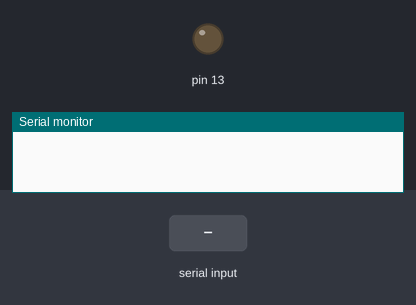
Recording of a sketch running on a simulated Arduino Uno, built with avr-gcc and run on an emulated ATmega328P. Shown: output pins drawn as LEDs (lit = HIGH), the last lines printed to the serial monitor. Inputs (shaded band) come from the test bench.

Above: at 1.2 s.
1.3 s: "W" received over Serial
At 2.1 s:
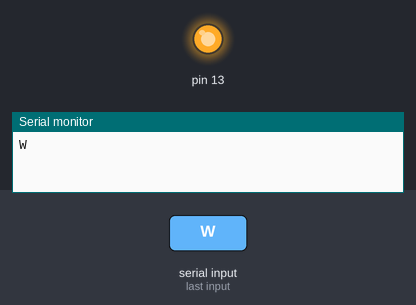
2.8 s: "w" received over Serial
At 3.3 s:
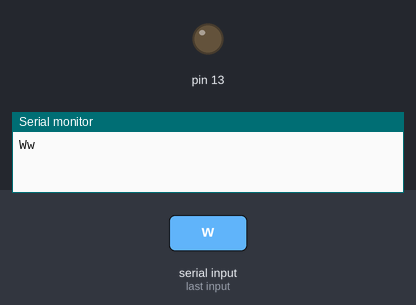
Timing chart, 0 to 5.8 s (numbered marks = the images above; inputs shaded):
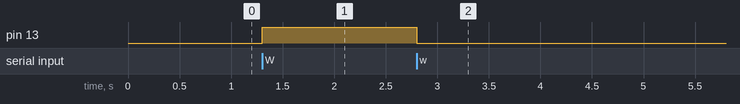

Measured:
- after the input at 1.3 s, pin 13: LOW → HIGH at once
- after the input at 2.8 s, pin 13: HIGH → LOW at once

The sketch:

bluetoothmodule.ino
```cpp
char value;

void setup() {
  Serial.begin(9600);
  // put your setup code here, to run once:
  pinMode(13, OUTPUT);

}

void loop() {
  // put your main code here, to run repeatedly:
  if (Serial.available()){
   value = Serial.read();
   Serial.print(value);
   if (value == 'W'){
      digitalWrite(13, HIGH);
    }
    else if(value == 'w'){
      digitalWrite(13, LOW);
    }
  }

}
```
